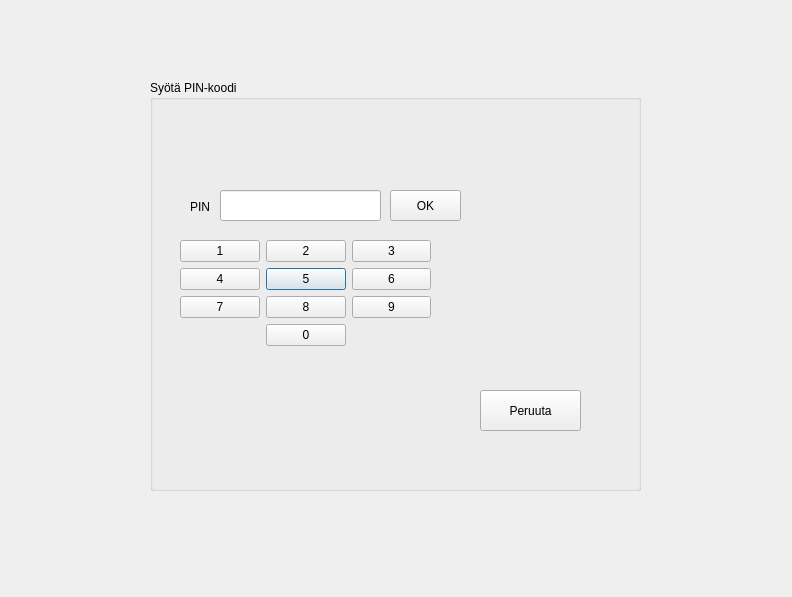
<?xml version="1.0" encoding="UTF-8"?>
<ui version="4.0">
 <class>PINDialog</class>
 <widget class="QDialog" name="PINDialog">
  <property name="windowModality">
   <enum>Qt::ApplicationModal</enum>
  </property>
  <property name="geometry">
   <rect>
    <x>0</x>
    <y>0</y>
    <width>792</width>
    <height>597</height>
   </rect>
  </property>
  <property name="maximumSize">
   <size>
    <width>792</width>
    <height>597</height>
   </size>
  </property>
  <property name="windowTitle">
   <string>Dialog</string>
  </property>
  <widget class="QGroupBox" name="groupBox">
   <property name="geometry">
    <rect>
     <x>150</x>
     <y>80</y>
     <width>491</width>
     <height>411</height>
    </rect>
   </property>
   <property name="maximumSize">
    <size>
     <width>491</width>
     <height>411</height>
    </size>
   </property>
   <property name="title">
    <string>Syötä PIN-koodi</string>
   </property>
   <widget class="QWidget" name="gridLayoutWidget">
    <property name="geometry">
     <rect>
      <x>30</x>
      <y>160</y>
      <width>251</width>
      <height>191</height>
     </rect>
    </property>
    <layout class="QGridLayout" name="gridLayout">
     <property name="sizeConstraint">
      <enum>QLayout::SetMaximumSize</enum>
     </property>
     <item row="1" column="1">
      <widget class="QPushButton" name="pushButton_5">
       <property name="text">
        <string>5</string>
       </property>
      </widget>
     </item>
     <item row="1" column="0">
      <widget class="QPushButton" name="pushButton_4">
       <property name="text">
        <string>4</string>
       </property>
      </widget>
     </item>
     <item row="2" column="2">
      <widget class="QPushButton" name="pushButton_9">
       <property name="text">
        <string>9</string>
       </property>
      </widget>
     </item>
     <item row="2" column="0">
      <widget class="QPushButton" name="pushButton_7">
       <property name="text">
        <string>7</string>
       </property>
      </widget>
     </item>
     <item row="0" column="0">
      <widget class="QPushButton" name="pushButton_1">
       <property name="text">
        <string>1</string>
       </property>
      </widget>
     </item>
     <item row="2" column="1">
      <widget class="QPushButton" name="pushButton_8">
       <property name="text">
        <string>8</string>
       </property>
      </widget>
     </item>
     <item row="1" column="2">
      <widget class="QPushButton" name="pushButton_6">
       <property name="sizePolicy">
        <sizepolicy hsizetype="Maximum" vsizetype="Maximum">
         <horstretch>0</horstretch>
         <verstretch>0</verstretch>
        </sizepolicy>
       </property>
       <property name="text">
        <string>6</string>
       </property>
      </widget>
     </item>
     <item row="0" column="2">
      <widget class="QPushButton" name="pushButton_3">
       <property name="enabled">
        <bool>true</bool>
       </property>
       <property name="sizePolicy">
        <sizepolicy hsizetype="Maximum" vsizetype="Maximum">
         <horstretch>0</horstretch>
         <verstretch>0</verstretch>
        </sizepolicy>
       </property>
       <property name="text">
        <string>3</string>
       </property>
      </widget>
     </item>
     <item row="0" column="1">
      <widget class="QPushButton" name="pushButton_2">
       <property name="text">
        <string>2</string>
       </property>
      </widget>
     </item>
     <item row="3" column="1">
      <widget class="QPushButton" name="pushButton_0">
       <property name="text">
        <string>0</string>
       </property>
      </widget>
     </item>
    </layout>
   </widget>
   <widget class="QLineEdit" name="lineEdit">
    <property name="geometry">
     <rect>
      <x>70</x>
      <y>110</y>
      <width>161</width>
      <height>31</height>
     </rect>
    </property>
   </widget>
   <widget class="QLabel" name="label">
    <property name="geometry">
     <rect>
      <x>40</x>
      <y>120</y>
      <width>47</width>
      <height>13</height>
     </rect>
    </property>
    <property name="text">
     <string>PIN</string>
    </property>
   </widget>
   <widget class="QPushButton" name="pushButton_OK">
    <property name="geometry">
     <rect>
      <x>240</x>
      <y>110</y>
      <width>71</width>
      <height>31</height>
     </rect>
    </property>
    <property name="text">
     <string>OK</string>
    </property>
   </widget>
   <widget class="QPushButton" name="pushButton_Peruuta">
    <property name="geometry">
     <rect>
      <x>330</x>
      <y>310</y>
      <width>101</width>
      <height>41</height>
     </rect>
    </property>
    <property name="text">
     <string>Peruuta</string>
    </property>
   </widget>
  </widget>
 </widget>
 <resources/>
 <connections/>
</ui>
